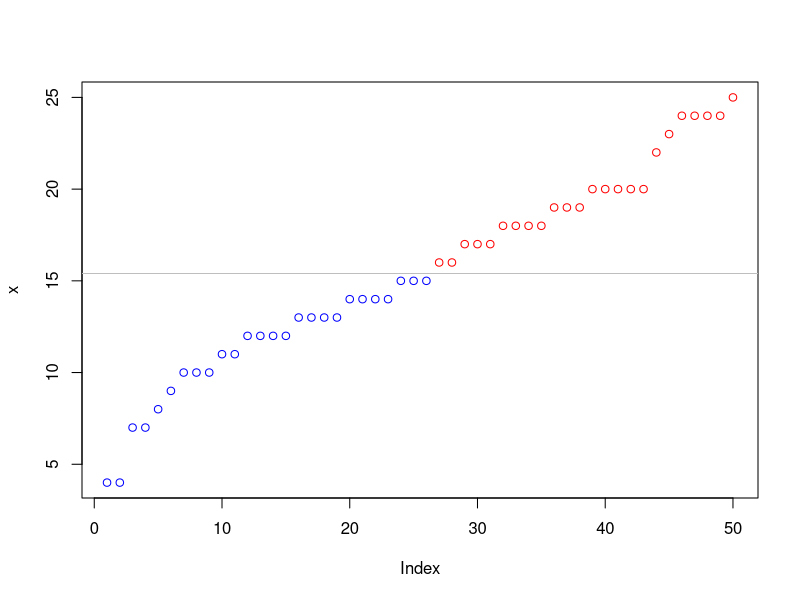
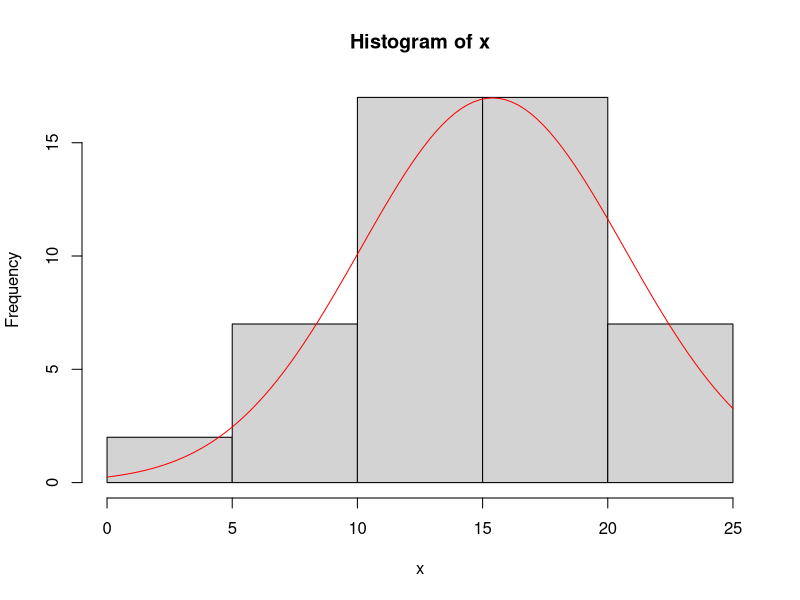
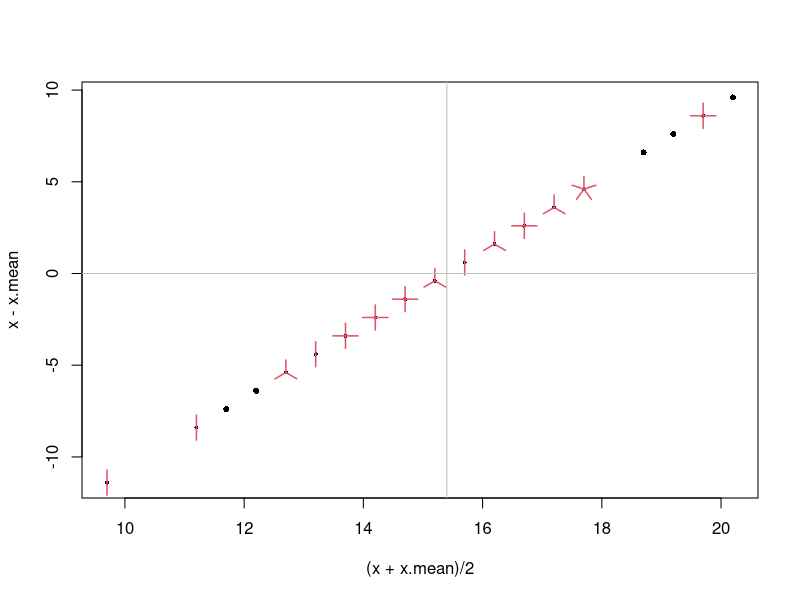
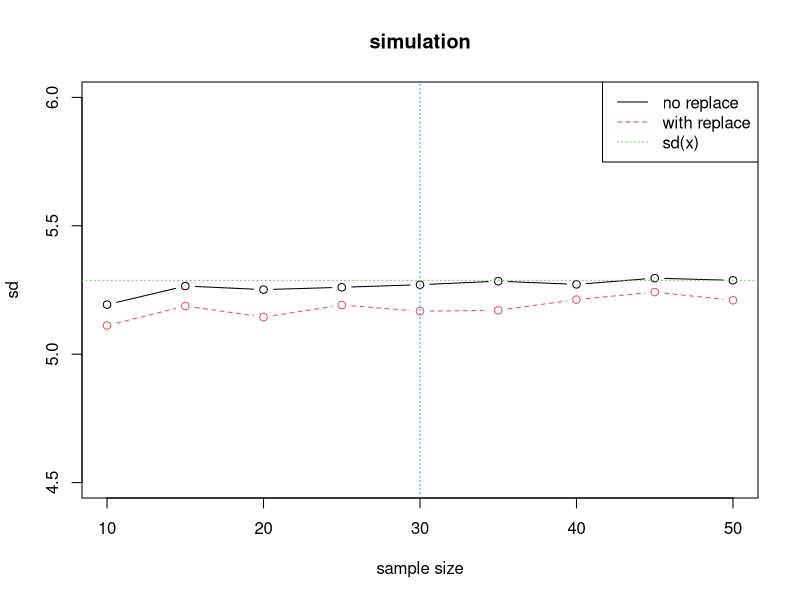
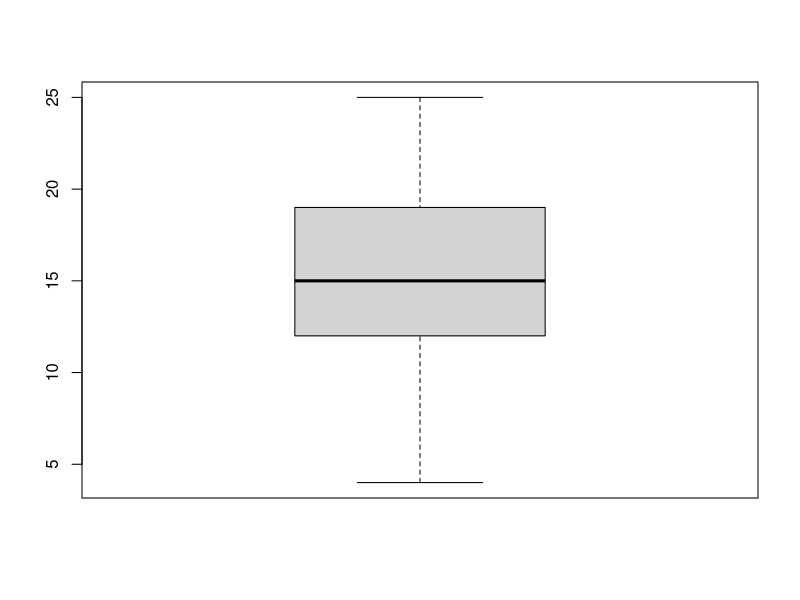
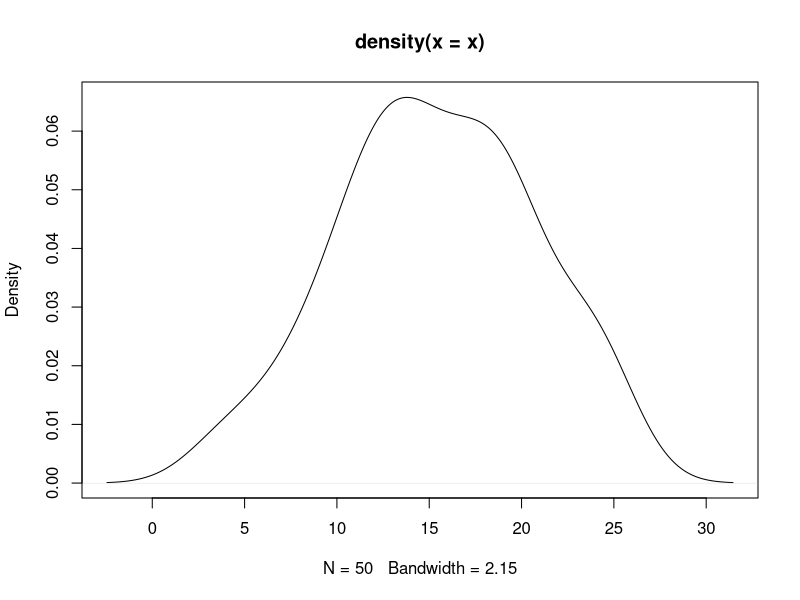
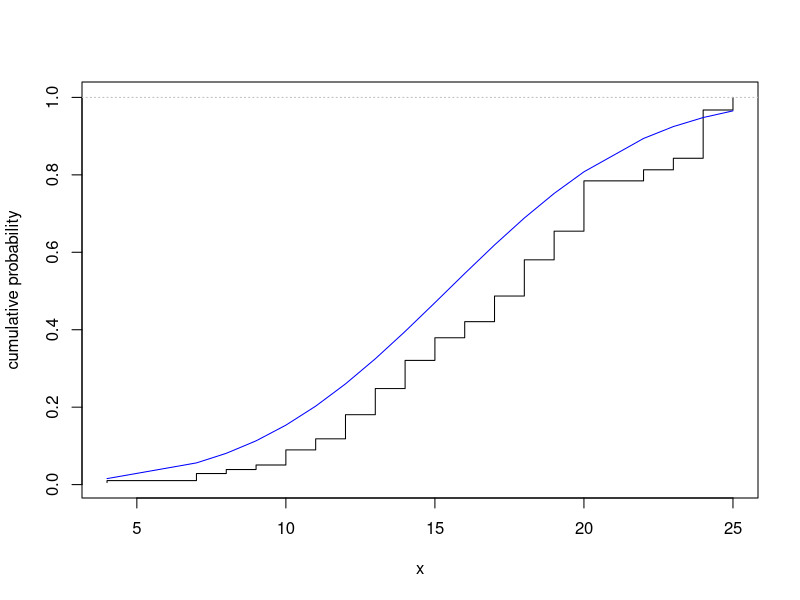
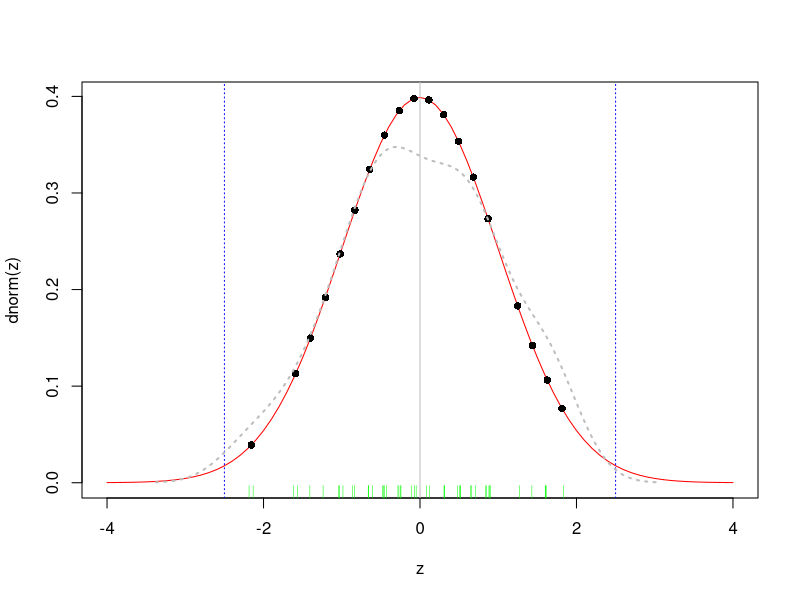

These charts were generated, in order, by the following R code:
## ---- chunk 1
set.seed(1)
## ---- chunk 2
head(cars)
(n <- nrow(cars))
x <- cars$speed
y <- cars$dist
## ---- chunk 3
plot(x, col=ifelse(x > mean(x), "red", "blue"))
abline(h=mean(x), col="gray")
hist(x)
lines(seq(0, 25, length.out=100), dnorm(seq(0, 25, length.out=100), mean(x), sd(x)) * n * 4.5, col="red")
## ---- chunk 4
summary(cars)
## ---- chunk 5
stem(x)
## ---- chunk 6
sum(x) / n
## ---- chunk 7
(x.mean <- mean(x))
## ---- chunk 8
sunflowerplot((x + x.mean) / 2, x - x.mean)
abline(v=x.mean, h=0, col="gray")
## ---- chunk 9
t(matrix(1, n, 1)) %*% matrix(x, n, 1) / n
crossprod(matrix(1, n, 1), matrix(x, n, 1)) / n # inner product
## ---- chunk 10
p <- split(x, gl(5, length(x) / 5))
(sum(sapply(p, mean)) / length(p))
## ---- chunk 11
prod(x) ^ (1 / n)
exp(mean(log(x)))
## ---- chunk 12
1 / mean (1 / x)
## ---- chunk 13
w <- (n:1) / sum(n:1) # 1
crossprod(w, x) / sum(w)
weighted.mean(x, w)
weighted.mean(x, rep(1/n, n) )
## ---- chunk 14
gmean <- function(x, p, n = length(x), w = rep(1/n, n)) 
  as.vector(if(p == 0) prod(sapply(1:n, function(i) { x[i] ^ w[i] })) ^ (1 / sum(w)) 
  else (crossprod(w, x ^ p) / sum(w)) ^ (1 / p))

gmean(x, 0) #geometric mean
gmean(x, 0, w = w) #weighted geometric mean
gmean(x, 1) #arithmetic mean
gmean(x, 1, w = w) #weighted arithmetic mean
gmean(x, 2) #quadratic mean (RMS - root mean square)

sqrt(c(mean(x) ^ 2 + var(x), mean(x ^ 2)))

gmean(x, 3) #cubic mean
## ---- chunk 15
(freq <- table(x))
as.numeric(names(freq)[which.max(freq)])
## ---- chunk 16
c(min(x), max(x))
(x.range <- range(x))
x.range - x.mean
diff(x.range) / 2
sum(x.range) / 2 # midrange
## ---- chunk 17
x.range[2] / x.range[1]
## ---- chunk 18
(x.ss <- sum( (x - x.mean)^2 ))
## ---- chunk 19
x.ss / (n - 1) # d.f = n - 1
## ---- chunk 20
(x.var <- var(x))
## ---- chunk 21
x.ss / n
(x.popvar <- var(x) * (n - 1) / n)
## ---- chunk 22
r <- x - mean(x)
crossprod(r, r) / n
## ---- chunk 23
sqrt(x.var)
(x.sd <- sd(x))
## ---- chunk 24
(x.popsd <- sqrt(x.popvar))
## ---- chunk 25
mean(replicate(10, sd(sample(x, 30))))
## ---- chunk 26
sd.sample.xx <- seq(10, 50, 5)
sd.sample.yy <- sapply(sd.sample.xx, function(s) { mean(replicate(1000, sd(sample(x, s, replace = FALSE)))) })
sd.sample.yy2 <- sapply(sd.sample.xx, function(s) { mean(replicate(1000, sd(sample(x, s, replace = TRUE)))) })
plot(sd.sample.xx, sd.sample.yy, type="b", ylim=c(4.5, 6), xlab="sample size", ylab="sd", main="simulation")
lines(sd.sample.xx, sd.sample.yy2, type="b", lty=2, col=2)
abline(h=sd(x), v=30, col=3:4, lty=3)
legend("topright", legend=c("no replace", "with replace", "sd(x)"), lty=1:3, col=1:3)
## ---- chunk 27
# coefficient of variation
(x.sd / x.mean) * 100 # percent
## ---- chunk 28
quantile(x)

#median
sort(x)[n / 2] # n even
x.sorted <- sort(x)
mean(x.sorted[floor(n / 2)], x.sorted[ceiling(n / 2)]) # any n

quantile(x, 0.5)
(x.median <- median(x))
x.Q1 <- quantile(x)[[2]]
x.Q3 <- quantile(x)[[4]]
(x.iqr <- x.Q3 - x.Q1)
## ---- chunk 29
boxplot(x)
## ---- chunk 30
1.4826 * median(abs(x - x.median))
(x.mad <- mad(x))

abs(c(x.mean - x.median, x.sd - x.mad))
## ---- chunk 31
c( x[x < (x.Q1 - 1.5 * x.iqr)], x[x > (x.Q3 + 1.5 * x.iqr)] )
boxplot.stats(x)$out
#car::outlier.test(x)
## ---- chunk 32
plot(density(x))
## ---- chunk 33
m3 <- sum((x - mean(x))^3) / length(x)
s3 <- sqrt(var(x)) ^ 3
(x.skew <- m3 / s3)
## ---- chunk 34
x.skew.se <- sqrt(6 / n)
x.skew / x.skew.se
1 - pt(x.skew / x.skew.se, n - 2)
## ---- chunk 35
m4 <- sum((x - mean(x))^4) / length(x)
s4 <- var(x) ^ 2
(x.kurtosis <- m4 / s4 - 3)
## ---- chunk 36
xx <- rnorm(50, mean=mean(x), sd=sd(x))
m4 <- sum((xx - mean(xx))^4) / length(xx)
s4 <- var(xx) ^ 2
m4 / s4 - 3 # 0
## ---- chunk 37
x.kurtosis.se <- sqrt(24 / n)
x.kurtosis / x.kurtosis.se
1 - pt(x.kurtosis / x.kurtosis.se, n - 2)
## ---- chunk 38
# pvalue > 0.05, normal
shapiro.test(x)
ks.test(unique(x), "pnorm", mean(unique(x)), sd(unique(x)))
ks.test(x, "pnorm", mean(x), sd(x), exact = FALSE)
## ---- chunk 39
#plot(ecdf(x), col="red")
plot(sort(x), cumsum(sort(x)) / sum(x), type = 's', xlab="x", ylab="cumulative probability")
lines(sort(x), pnorm(sort(x), mean=x.mean, sd=x.sd), type="l", col="blue")
abline(h=1, col="gray", lty=3)
## ---- chunk 40
x.z <- (x - x.mean) / x.sd
head(x.z)
mean(x.z)
sd(x.z)
head(scale(x))
## ---- chunk 41
temp.xx <- seq(-4,4, length.out=100)
temp.xx <- pretty(c(-4, 4), 100)
plot(temp.xx, dnorm(temp.xx), type="l", xlab="z", ylab="dnorm(z)", col="red")
rug(jitter(x.z), col="green")
abline(v=0, col="gray")
abline(v=c(-2.5, 2.5), col="blue", lty=3)
points(x.z, dnorm(x.z), pch=16)
lines(density(x.z), col="gray", lwd=2, lty=3)
## ---- chunk 42
qqnorm(x.z)
qqline(x.z, lty=2)
## ---- chunk 43
(z1 <- sample(x.z, 1))
which(x.z == z1)
x[x.z == z1]
1 - pnorm(z1)
## ---- chunk 44
abs(qnorm(1 - pnorm(z1)))
## ---- chunk 45
pnorm(z1)
integrate(dnorm, -Inf, z1)
1 - pnorm(z1)
integrate(dnorm, z1, Inf)
## ---- chunk 46
(z12 <- sort(sample(x.z, 2)))
pnorm(z12[2]) - pnorm(z12[1])
integrate(dnorm, z12[1], z12[2])
## ---- chunk 47
suppressWarnings(suppressMessages(sm::sm.density(cars)))
op <- par(mfrow = c(1, 2))
suppressWarnings(suppressMessages(sm::sm.density(cars, display="image")))
suppressWarnings(suppressMessages(sm::sm.density(cars, display="slice")))
par(op)
## ---- chunk 48
set.seed(1)
x.test.means <- replicate(10000, mean(sample(x, 30, replace = TRUE)))
h <- hist(x.test.means)
xx <- seq(0, 20, 0.1)
lines(xx, dnorm(xx, mean=mean(x.test.means), sd=sd(x.test.means)) * length(x.test.means) * diff(h$mids[1:2]), col="red")
qqnorm(x.test.means)
qqline(x.test.means, lty=2)
quantile(x.test.means, c(0.025, 0.975)) # 95%
## ---- chunk 49
x.test.vars <- replicate(10000, var(sample(x, 30, replace = TRUE)))
h <- hist(x.test.vars)
xx <- seq(0, 50, 0.1)
xx.scale <- length(x.test.vars) * diff(h$mids[1:2])
lines(xx, dnorm(xx, mean=mean(x.test.vars), sd=sd(x.test.vars)) * xx.scale, col="red" )
lines(xx, dchisq(xx, 29)  * xx.scale, col="blue", lty=2)

qqnorm(x.test.vars)
qqline(x.test.vars, lty=2)
qqplot(qchisq(seq(0, 1, length=length(x.test.vars)), 29), x.test.vars)
qqline(x.test.vars, distribution = function(p) qchisq(p, 29), prob = c(0.1, 0.9), lty=2)
quantile(x.test.vars, c(0.025, 0.975)) # 95%
## ---- chunk 50
x.test.median <- replicate(10000, median(sample(x, 30, replace = TRUE)))
h <- hist(x.test.median, freq = FALSE, main = "")
xx <- density(x.test.median)
lines(xx$x, xx$y, col="red")
qqnorm(x.test.median)
quantile(x.test.median, c(0.025, 0.5, 0.975)) # 95%
## ---- chunk 51
(x.mean.sem <- sqrt(x.var / n))
## ---- chunk 52
x1 <- sample(x, 30)
x1.mean <- mean(x1) # sample mean
(x1.mean.sem <- sqrt(x.var / 30)) # sd(x) / sqrt(30)
(Z <- (x1.mean - x.mean) / x1.mean.sem)
1 - pnorm(Z) # p-value
## ---- chunk 53
alpha <- 0.05 # 1 - 0.95
(p <- 1 - (alpha / 2))
qnorm(p)
# z-stat confidence interval
c(x1.mean - qnorm(p) * x1.mean.sem, x1.mean, x1.mean + qnorm(p) * x1.mean.sem)
## ---- chunk 54
alpha <- 0.05 # 1 - 0.95
(p <- 1 - (alpha / 2))
qt(p, n - 1) * x.mean.sem
qnorm(p) * x.mean.sem
(qnorm(p))
c(x.mean - qt(p, n - 1) * x.mean.sem, x.mean, x.mean + qt(p, n - 1) * x.mean.sem)
## ---- chunk 55
c((n - 1) * x.var / qchisq(0.975, n - 1), x.var, (n - 1) * x.var / qchisq(0.025, n - 1))
## ---- chunk 56
alpha <- 0.05 # 1 - 0.95
p <- 1 - (alpha / 2)

sn <- 30
df.sn <- sn - 1
x.s1 <- sample(x, sn)
x.s2 <- sample(x, sn)

(x.s1.var <- var(x.s1))
(x.s2.var <- var(x.s2))

temp <- c(x.s1.var, x.s2.var)
(f.ratio <- max(temp) / min(temp))
(p.value <- 2 * (1 - pf(f.ratio, df.sn, df.sn))) # two tailed

var.test(x.s1, x.s2)
## ---- chunk 57
x.s3 <- sample(x, sn)

bartlett.test(c(x.s1, x.s2, x.s3) ~ gl(3, sn))
## ---- chunk 58
fligner.test(c(x.s1, x.s2) ~ gl(2, sn))
## ---- chunk 59
boxplot(c(x.s1, x.s2) ~ rep(c("x.s1", "x.s2"), each=sn))
abline(h=mean(x.s1), col="red", lty=3)
abline(h=mean(x.s2), col="blue", lty=3)
## ---- chunk 60
(tstat <- (mean(x.s1) - mean(x.s2)) / sqrt(var(x.s1) / sn + var(x.s2) / sn)) # assuming independence
(p.value.z <- 1 - pnorm(abs(tstat)) + pnorm(-abs(tstat))) # 2 * pnorm(-abs(tstat))
(p.value.t <- 1 - pt(abs(tstat), sn - 2) + pt(-abs(tstat), sn - 2))

t.test(x.s1, x.s2, var.equal = TRUE) # add paired=TRUE for paired
t.test(x.s1, x.s2, var.equal = FALSE) # better, default
## ---- chunk 61
wilcox.test(x.s1, x.s2)
## ---- chunk 62
d <- x.s1 - x.s2
binom.test(sum(d > 0), length(d)) # p = 0.5
## ---- chunk 63
t.test(x.s1, mu=x.mean)
wilcox.test(x.s1, mu=x.mean)
## ---- chunk 64
rbind(tapply(c(x.s1, x.s2, x.s3), gl(3, sn), mean),
tapply(c(x.s1, x.s2, x.s3), gl(3, sn), sd),
tapply(c(x.s1, x.s2, x.s3), gl(3, sn), length))
## ---- chunk 65
k <- 2 # groups
N <- length(x.s1) + length(x.s2) # total
Y <- c(x.s1, x.s2)
x.s1.mean <- mean(x.s1)
x.s2.mean <- mean(x.s2)
ssw1 <- sum((x.s1 - x.s1.mean) ^ 2)
ssw2 <- sum((x.s2 - x.s2.mean) ^ 2)
(ssw <- ssw1 + ssw2) # ss of differenced within groups, aka: sse (error, residual variation)
x.pool.mean <- mean(Y)
ssb1 <- sum((x.s1.mean - x.pool.mean) ^ 2)
ssb2 <- sum((x.s2.mean - x.pool.mean) ^ 2)
(ssb <- ssb1 + ssb2) # ss of differences between groups, ssa (treatment, model variation)
(sst <- ssb + ssw) # aka: ssy (total)
sum((Y - x.pool.mean)^ 2) # sst: sum( (y - mean(y)) ^ 2 )

# normalized ss (mean sum of squares)
(msw <- ssw / (N - k)) # df
(msb <- ssb / (k - 1)) # df
# msb estimate of pooled variance (!= if group mean difference effect)
# msw estimate of pooled variance from group variances
# variance f-test
(F <- msb / msw)
(PF <- 1 - pf(F, k - 1, N - k)) # Pr(>F), one-sided variance f-test
## ---- chunk 66
a <- rbind(c(k - 1, ssb, msb, F, PF), 
      c(N - k, ssw, msw, 0, 0),
      c(N - 1, sst, 0, 0, 0)) # 0s added to get same length
rownames(a) <- c("model (b)", "error (w)", "total (y)")
colnames(a) <- c("df", "ss", "mss", "f", "pf")
a
## ---- chunk 67
var(Y) # mss
## ---- chunk 68
library(car)
leveneTest(c(x.s1, x.s2) ~ gl(2, sn)) # homogenious group variance test
## ---- chunk 69
#Difference between groups (gl), and difference within groups (Residuals)
anova(lm(c(x.s1, x.s2) ~ gl(2, sn)))
anova(lm(c(x.s1, x.s2, x.s3) ~ gl(3, sn)))
## ---- chunk 70
pairwise.t.test(c(x.s1, x.s2, x.s3), gl(3, sn), p.adj="bonferroni")
# not using same varince
pairwise.t.test(c(x.s1, x.s2, x.s3), gl(3, sn), pool.sd=FALSE)
## ---- chunk 71
oneway.test(c(x.s1, x.s2, x.s3) ~ gl(3, sn))
## ---- chunk 72
kruskal.test(c(x.s1, x.s2, x.s3) ~ gl(3, sn))
# for two way anova see friedman.test
## ---- chunk 73
reject <- function(sn, alpha) {
  x.s1 <- sample(x, sn)
  x.s2 <- sample(x, sn)
  p.value <- t.test(x.s1, x.s2, var.equal = TRUE)$p.value
  !(p.value < alpha) # reject null wrong
}

reject1000 <- function(sn, alpha) {
  mean(replicate(1000, reject(sn, alpha))) # prob. of rejecting null
}

power <- seq(5, 40, 5)
plot(power, sapply(power, reject1000, 0.05), type="b", xlab="sample size", ylab="power")
lines(power, sapply(power, reject1000, 0.01), type="b", col="gray")
abline(v=30, col="gray")
text(c(5, 5), c(0.963, 0.99),
     c(expression(paste(alpha," = 0.05")), 
       expression(paste(alpha," = 0.01"))), 
     cex = .8, col="blue", pos=4)
## ---- chunk 74
data <- rnorm(1000, mean=0, sd=1) # rnorm(100, mean=x.mean, sd=x.sd)
data <- (data - mean(data)) / sd(data)
data <- x.mean + data * x.sd

mean(data)
sd(data)

reject <- function(sn, alpha) {
  x.s1 <- sample(x, sn)
  x.s2 <- sample(data, sn)
  p.value <- t.test(x.s1, x.s2, var.equal = TRUE)$p.value
  !(p.value < alpha) # reject null wrong
}

reject1000 <- function(sn, alpha) {
  mean(replicate(1000, reject(sn, alpha)))
}

power <- seq(5, 40, 5)
plot(power, sapply(power, reject1000, 0.05), type="b", xlab="sample size", ylab="power")
abline(v=30, col="gray")
## ---- chunk 75
power.t.test(delta=5, sd=x.sd, power=0.8) # delta = mean(x1) - mean(x2)
## ---- chunk 76
(prob.fast.car <- sum(x > 1.2 * x.mean) / n)
fb <- function(s) { 1 - pbinom(1, s, prob.fast.car) }
plot(1:n, sapply(1:n, fb), 
     xlab="sample size", ylab="prob of >= 1 fast car", pch=3)
abline(h=0.8, v=9, col="gray")

# with 95% confidence for a sample size of 9 we get [a,b] cars (mean = 9 * prob.fast.car)
c(qbinom(.025, 9, prob.fast.car), qbinom(.975, 9, prob.fast.car))
## ---- chunk 77
sum(replicate(100, sum(sample(x, 9) > 1.2 * x.mean))) / 100 # 100 experiments
## ---- chunk 78
approx <- function(k1, k2, N, p) {
  a <- (k1 - N * p) / sqrt(N * p * (1 - p))
  b <- (k2 - N * p) / sqrt(N * p * (1 - p))
  pnorm(b) - pnorm(a)
}
dbinom(1, 30, 0.3)
approx(1 - 0.5, 1 + 0.5, 30, 0.3) # normal
dpois(2, 30 * 0.3) #poisson
## ---- chunk 79
gcars <- cars[sample(1:n, 30), ]
## ---- chunk 80
gcars <- cars[sample(1:n, 30), ]
#dist,speed
gcars[gcars$dist < mean(gcars$dist) & gcars$speed < mean(gcars$speed), "group"] = "LL"
gcars[gcars$dist < mean(gcars$dist) & gcars$speed >= mean(gcars$speed), "group"] = "LH"
gcars[gcars$dist >= mean(gcars$dist) & gcars$speed < mean(gcars$speed), "group"] = "HL"
gcars[gcars$dist >= mean(gcars$dist) & gcars$speed >= mean(gcars$speed), "group"] = "HH"

plot(gcars$speed, gcars$dist, col=as.factor(gcars$group), ylab="dist: L,H", xlab="speed: L,H")
abline(h=mean(gcars$dist), v=mean(gcars$speed), col="gray")

stripchart(gcars$dist ~ gcars$group, data=gcars, vertical=TRUE, method="jitter", col=c(4,2,3,1))

gcars$group <- as.factor(gcars$group)
pairs(gcars, gap=0)

m <- matrix(unlist(rev(table(gcars$group))), 2, 2, byrow=TRUE)
colnames(m) <- c("speed.low", "speed.high")
rownames(m) <- c("dist.low", "dist.high")
# m contingency table r x c
(ma <- addmargins(m)) # rowSums(m), colSums(m), sum(m)

prop.table(m)
## ---- chunk 81
(csr <- chisq.test(m))
qchisq(0.95, 1) # reject null if X-squared >, then (dist, speed are dependent)
str(csr)
((csr$observed - csr$expected) ^ 2) / csr$expected
## ---- chunk 82
# first column success, second colum failure
fisher.test(m)
## ---- chunk 83
var(x, y)
(var(x) + var(y) - var(x - y)) / 2
cov(x, y)
mean( (y - mean(y)) * (x - mean(x)) ) # cov

#variance-covariance matrix
var(cars)
## ---- chunk 84
sum((x - mean(x)) * (y - mean(y))) / sqrt( sum((y - mean(y))^2) * sum((x - mean(x))^2))
var(x, y) / sqrt(var(x) * var(y))

cor(x, y)
cor(x, y, method="spearman") # using quantiles
cor.test(x, y)
## ---- chunk 85
(model <- lm(y ~ x))
(smodel <- summary(model))
(a <- anova(model))
## ---- chunk 86
# 1. Residual standard error: sd = sqrt(var)
deviance(model)
sqrt(a["Mean Sq"]["Residuals", ])
# 2. Multiple R-squared (proportion of sst explained by regresion line) = coeficiend of determination
sst <- a["Sum Sq"]["x", ] + a["Sum Sq"]["Residuals", ]
a["Sum Sq"]["x", ] / sst
# 3. Adjusted R-squared (relative improvement of residual variance)
df <- a["Df"]["x", ] + a["Df"]["Residuals", ]
v <- sst / df # variance
(v - a["Mean Sq"]["Residuals", ]) / v
# 4. t-value
(tv <- smodel$coef["(Intercept)", "Estimate"] / smodel$coef["(Intercept)", "Std. Error"])
# 5. Pr(>|t|)
2 * (1 - pt(abs(smodel$coef["(Intercept)", "t value"]), df.residual(model)))
# F value
smodel$coef["x", "t value"] ^ 2
a["Mean Sq"]["x", ] / a["Mean Sq"]["Residuals", ]
# 6. cor. coeficient
sqrt(smodel$r.squared)
## ---- chunk 87
plot(y ~ x, col=x, xlab="x speed (mph)", ylab="y stop distance (ft)")
abline(v=mean(x), h=mean(y), col="gray", lty=2)

abline(lm(y ~ x))
abline(lm(y ~ x, subset=(y < 100)), lty=2) # remove outlier
lines(x, predict(lm(y ~ x + I(x^2) + I(x^3)), list(x=x)), col="green", lty=3)
lines(lowess(x, y), col="blue", lty=3)
## ---- chunk 88
coplot(gcars$dist ~ gcars$speed | gcars$group, panel=panel.smooth, rows=1)
## ---- chunk 89
model1 <- lm(dist ~ speed, data=gcars)
model2 <- lm(dist ~ group, data=gcars)
model3 <- lm(dist ~ speed + group, data=gcars)
model4 <- lm(dist ~ speed * group, data=gcars)
anova(model1, model2, model3, model4) # RSS - residual ss
## ---- chunk 90
stripchart(gcars$dist ~ gcars$group, data=gcars, vertical=TRUE, method="jitter", col=c(4,2,3,1))
suppressWarnings(abline(lm(dist ~ group, data=gcars)))
lines(1:length(levels(gcars$group)), tapply(gcars$dist, gcars$group, mean), type="b", pch=4, lty=2, lwd=2, col="gray")
## ---- chunk 91
d <- as.data.frame(UCBAdmissions)
a <- data.frame(Major = rep(LETTERS[1:6], 2), Gender = gl(2,6, labels=1:0), Number = 0, Percent = 0, NumberAccepted = 0, NumberRejected = 0)
for(G in 1:0) {
  for(M in LETTERS[1:6]) {
    m <- d[d$Gender == ifelse(G == 1, "Male", "Female"), ]
    s <- sum(m[m$Dept == M, "Freq"])
    ac <- m[m$Dept == M & m$Admit == "Admitted", "Freq"]
    rj <- m[m$Dept == M & m$Admit == "Rejected", "Freq"]
    a[a$Major == M & a$Gender == G, "Number"] <- s
    a[a$Major == M & a$Gender == G, "NumberAccepted"] <- ac
    a[a$Major == M & a$Gender == G, "NumberRejected"] <- rj  
    a[a$Major == M & a$Gender == G, "Percent"] = round(ac * 100 / s)
  }
}
a

index <- a$Gender==1
men <- a[index,]
women <- a[!index,]
menTotal <- sum(men$Number)
womenTotal <- sum(women$Number)
menYes <- sum(men$NumberAccepted)
menNo <- sum(men$NumberRejected)
womenYes <- sum(women$NumberAccepted)
womenNo <- sum(women$NumberRejected)

barplot(c(menYes / menTotal, womenYes / womenTotal), 
        names.arg=c("Male", "Female"), main="Total % Accepted", col=c("black", "gray"))

tab <- matrix(c(menYes, womenYes, menNo, womenNo), 2, 2)
chisq.test(tab)$p.val # reject null

#Simpson's paradox
stratified <- sapply(LETTERS[1:6], function(major){
  men <- a[index & a$Major == major,]
  women <- a[!index & a$Major == major,]
  m <- sum(men$NumberAccepted) / sum(men$Number)
  w <- sum(women$NumberAccepted) / sum(women$Number)
  t <- sum(a[a$Major == major,]$NumberAccepted) / sum(a[a$Major == major,]$Number)
  c(m,w,t)
})

barplot(stratified, beside=TRUE, col=c("black", "gray", "white"), main="% Accepted by Major")
legend("topright",c("Male","Female", "Total"), pt.bg=c("black", "gray", "white"), pch=22, box.lty=0, cex=0.75)
## ---- chunk 92
tt <- as.data.frame(tapply(a$Percent, list(a$Major, a$Gender), sum))
tt$most <- ifelse(tt[,2] > tt[,1], 0, 1)
tt
## ---- chunk 93
stratified <- sapply(LETTERS[1:6], function(major){
  men <- a[index & a$Major == major,]
  women <- a[!index & a$Major == major,]
  c(sum(men$NumberAccepted), sum(men$Number),
    sum(women$NumberAccepted), sum(women$Number),
    sum(a[a$Major == major,]$NumberAccepted),
    sum(a[a$Major == major,]$Number)
    )
})

barplot(stratified, beside=TRUE, col=gray(0:5/5), main="Totals by Major", ylim=c(0, 1200))
legend("topright",c("Male+", "Male", "Female+","Female", "Total+", "Total"), pt.bg=gray(0:5/5), pch=22, box.lty=0, cex=0.75)

library(RColorBrewer)
plot(men$Number, men$NumberAccepted, col="blue", ylim=c(0,550), xlim=c(0,900), xlab="Applied", ylab="Accepted", pch=2)
points(women$Number, women$NumberAccepted, col="red", pch=21)
legend("topleft",c("Male", "Female"), col=c("blue", "red"), pch=c(2, 21), cex=0.75)
abline(lm(men$NumberAccepted ~ men$Number), col="blue", lty=3)
abline(lm(women$NumberAccepted ~ women$Number), col="red", lty=3)
cc <- colorRampPalette(brewer.pal(6, "Dark2"))(6) #c(1,3,5,6,7,8)
text(men$Number, men$NumberAccepted, paste(men$Major, men$Percent, "%"), pos=3, col=cc, cex=0.7)
text(women$Number, women$NumberAccepted, paste(women$Major, women$Percent, "%"), pos=1, col=cc, cex=0.7)
